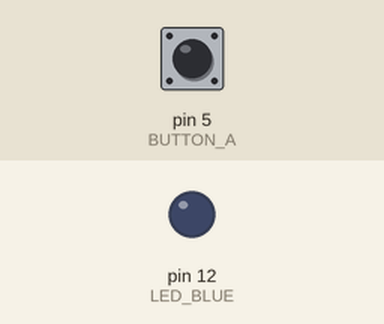
Bench run of a sketch on a simulated Arduino Uno, built with avr-gcc and run on an emulated ATmega328P. Parts: output pins drawn as LEDs (lit = HIGH). The inputs (shaded band) are chosen by the test bench; at power-on: pin 5 (BUTTON_A) HIGH.

Above: at 1.2 s.
1.3 s: pin 5 (BUTTON_A) pulled LOW for 0.15 s
At 1.37 s:
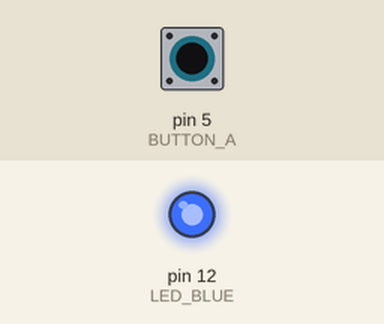
2.9 s: pin 5 (BUTTON_A) pulled LOW for 3.2 s
At 7.4 s:
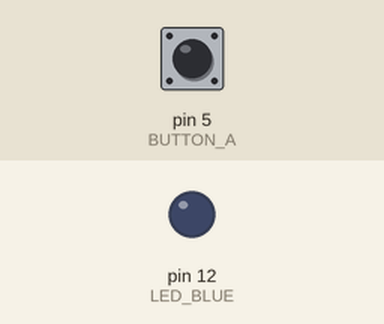
Timing chart, 0 to 8.9 s (numbered marks = the images above; inputs shaded):
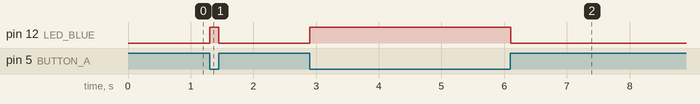

Measured:
- after the input at 1.3 s, pin 12 (LED_BLUE): LOW → HIGH at once, → LOW 0.15 s later
- after the input at 2.9 s, pin 12 (LED_BLUE): LOW → HIGH at once, → LOW 3.2 s later

The sketch:

button.ino
```cpp
/**
 * Embarcatech
 * Exemplo Botão com a BitDogLab (Adaptado para Arduino IDE)
 */

#define LED_BLUE 12   // Pino conectado ao terminal azul do LED RGB
#define BUTTON_A 5    // Pino conectado ao Botão A

void setup() {
  // Configuração do pino do LED como saída
  pinMode(LED_BLUE, OUTPUT);
  digitalWrite(LED_BLUE, LOW); // Inicialmente, o LED está apagado

  // Configuração do pino do botão como entrada com pull-up interno
  pinMode(BUTTON_A, INPUT_PULLUP);
}

void loop() {
  // Lê o estado do Botão A
  bool button_a_state = digitalRead(BUTTON_A); // HIGH = solto, LOW = pressionado

  // Atualiza o estado do LED com base no estado do Botão A
  digitalWrite(LED_BLUE, !button_a_state); // Se solto (HIGH), LED acende; se pressionado (LOW), apaga

  // Pequeno delay para evitar leituras inconsistentes (debounce simples)
  delay(50);
}
```
